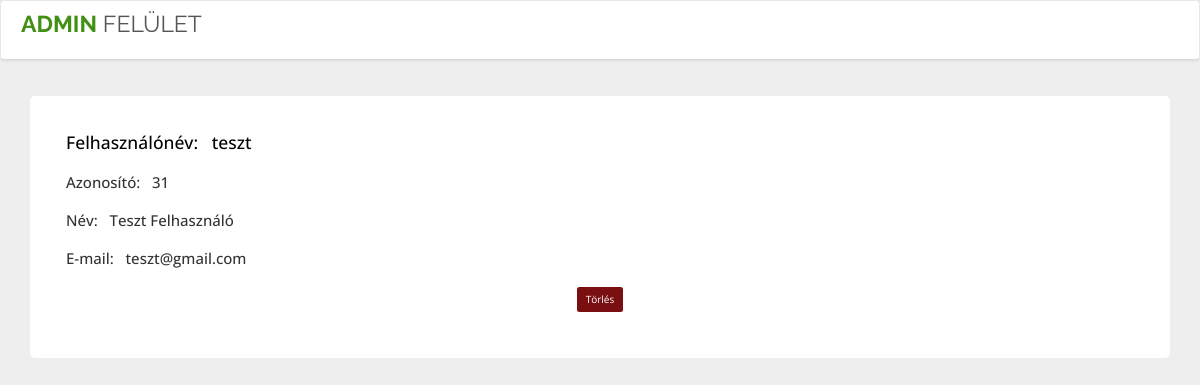
The page /admin/eltavolit.php?felhId=31 (signed in) on the database its author committed.
### tables this page shows
CREATE TABLE `user` (
  `user_id` int(11) NOT NULL,
  `lname` varchar(32) NOT NULL,
  `fname` varchar(32) NOT NULL,
  `username` varchar(32) NOT NULL,
  `email` varchar(64) NOT NULL,
  `password` varchar(32) NOT NULL,
  `admine` tinyint(1) DEFAULT 0
);

### admin/eltavolit.php (the view, shortened to what this page needs)
<?php
include('../connect.php');
$user_id = $_GET['felhId'];
$user = mysqli_query($connect, "SELECT * FROM user WHERE user_id = '$user_id'");
?>
<!DOCTYPE html>
<html lang="en">
<head>
    <link rel="stylesheet" href="https://maxcdn.bootstrapcdn.com/font-awesome/4.7.0/css/font-awesome.min.css">
    <link rel="stylesheet" href="https://maxcdn.bootstrapcdn.com/bootstrap/3.3.7/css/bootstrap.min.css">
    <link href="//maxcdn.bootstrapcdn.com/bootstrap/4.1.1/css/bootstrap.min.css" rel="stylesheet" id="bootstrap-css">
</head>
<body>
    <nav class="navbar navbar-default navbar-expand-lg navbar-light">
        <div class="navbar-header">
            <a class="navbar-brand" href="../admin/adminkezdolap.php"><b>Admin</b> Felület</a>
        </div>
    </nav>
    <div class="container emp-profile">
        <form method="post">
            <div class="row">
                <div class="col-md-6">
                    <?php
                    if (isset($user)) {
                        while ($row = mysqli_fetch_assoc($user)) {
                    ?>
                            <div class="profile-head">
                                <h3>
                                    Felhasználónév: &nbsp; <?php echo $row['username']; ?>
                                </h3>
                                <br>
                                <h4>
                                    Azonosító: &nbsp; <?php echo $row['user_id']; ?>
                                </h4>
                                <br>
                                <h4>
                                    Név: &nbsp; <?php echo $row['lname'] . ' ' . $row['fname']; ?>
                                </h4>
                                <br>
                                <h4>
                                    E-mail: &nbsp; <?php echo $row['email']; ?>
                                </h4>
                                <br>
                            </div>
                    <?php
                        }
                    }
                    ?>
                </div>
            </div>
            <form method="post" style="text-align: center;">
                <button class="btn del-btn" style="display: block; margin: 0 auto 10px; background: #7a0f12; color: #fff;" id="del" name="del">Törlés</button>
            </form>
        </form>
    </div>
</body>
</html>

### style/navstyle.css (style rules this page uses)
body { background-color: #eee; font-family: 'Open Sans', sans-serif; }
.navbar { font-size: 16px; background: #ffffff; padding-top: 3px; padding-left: 20px; padding-right: 20px; border-bottom: 1px solid #d6d6d6; box-shadow: 0 0 4px rgba(0,0,0,.1); }
.navbar .navbar-brand { color: #555; padding-left: 0; font-size: 23px; padding-right: 50px; font-family: 'Raleway', sans-serif; text-transform: uppercase; }
.navbar .navbar-brand b { font-weight: bold; color: #429013; }

### style/hirdeteskezeles.css (style rules this page uses)
.emp-profile { padding: 3%; margin-top: 3%; margin-bottom: 3%; border-radius: 0.5rem; background: #fff; }
.profile-head h3 { color: #000000; }
.profile-head h4 { color: #333; }

### rows shown on the page
user: username "teszt", user_id "31", lname "Teszt", fname "Felhasználó", email "teszt@gmail.com"
